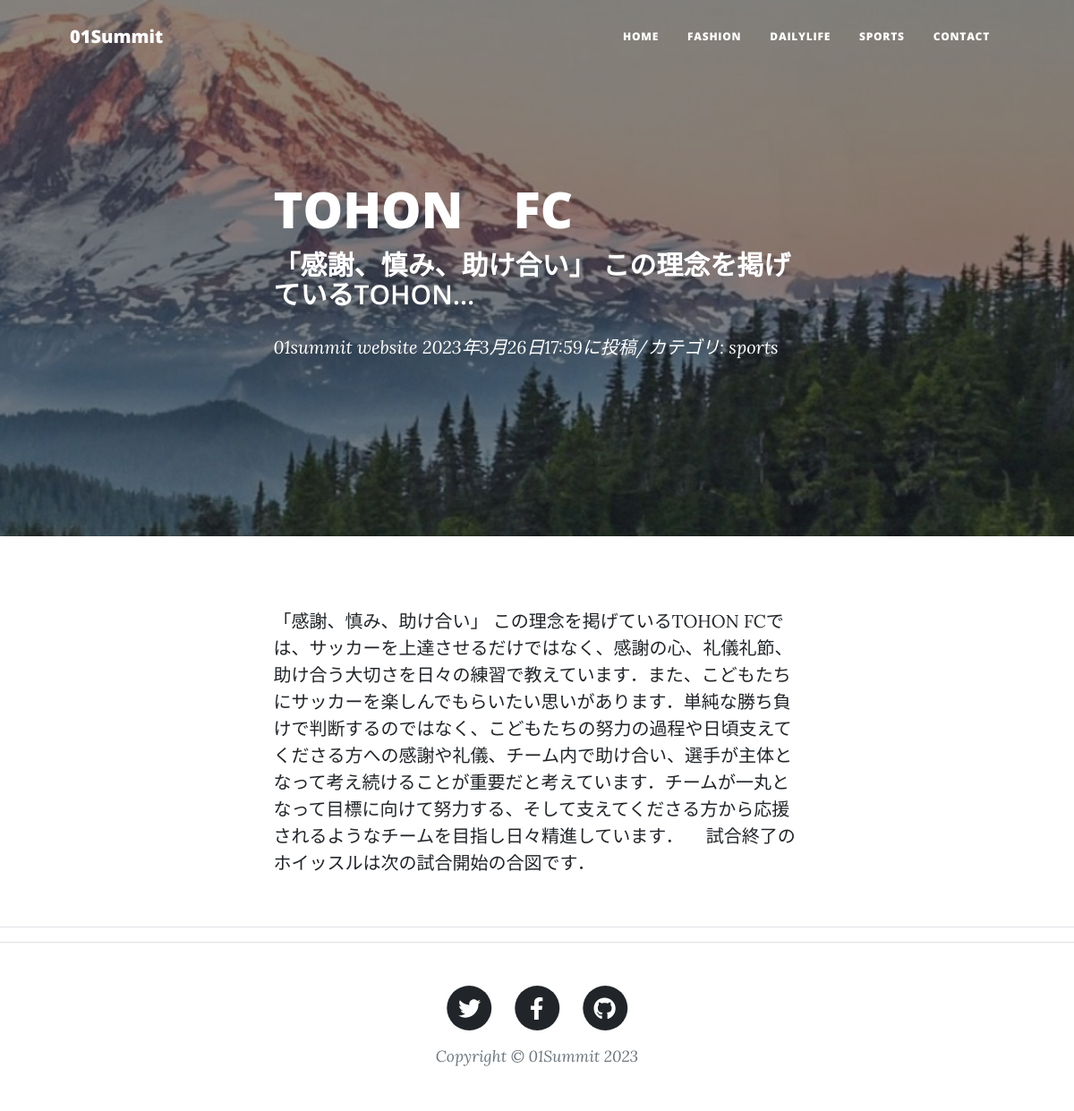
Page /blog-detail/2/ on the committed database.
### blogapp/models.py (models this page shows, shortened)
class BlogPost(models.Model):
    CATEGORY = (('fashion', 'fashion')),(('dailylife','dailylife')),(('sports','sports'))
    title = models.CharField(verbose_name='title',max_length=200)
    content = models.TextField(verbose_name='contnet')
    posted_at = models.DateTimeField(verbose_name='datetime',auto_now_add=True)
    category = models.CharField(verbose_name='category',max_length=50,choices=CATEGORY)

### blogapp/views.py (the view)
# urls.py: path('blog-detail/<int:pk>/', views.blog_detail, name='blog_detail'),
def blog_detail(request, pk):
    record = BlogPost.objects.get(id=pk)
    return render(request, 'post.html', {'object': record})

### blogapp/templates/post.html (shortened to what this page needs)
{% extends 'base.html' %}
{% load static %}
        {% block header %}
        <header class="masthead" style="background-image: url({% static 'assets/img/no3.jpg' %})">
            <div class="container position-relative px-4 px-lg-5">
                <div class="row gx-4 gx-lg-5 justify-content-center">
                    <div class="col-md-10 col-lg-8 col-xl-7">
                        <div class="post-heading">
                            <h1>{{object.title}}</h1>
                            <h2 class="subheading">{{object.content|truncatechars:30}}</h2>
                            <span class="meta">
                                <a href={% url 'blogapp:index' %}> 01summit website </a>
                                {{object.posted_at}}に投稿/カテゴリ:
                                {{object.category}}
                            </span>
                        </div>
                    </div>
                </div>
            </div>
        </header>
        {% endblock %}
        {% block contents %}
        <article class="mb-4">
            <div class="container px-4 px-lg-5">
                <div class="row gx-4 gx-lg-5 justify-content-center">
                    <div class="col-md-10 col-lg-8 col-xl-7">
                        <p>{{object.content}}</p>
                    </div>
                </div>
            </div>
        </article>
        <hr>
        {% endblock %}

### rows in the picture
BlogPost: title "TOHON FC", content "「感謝、慎み、助け合い」 この理念を掲げているTOHON…", posted_at "2023年3月26日17:59", category "sports", content "「感謝、慎み、助け合い」 この理念を掲げているTOHON FCでは、サッカーを上達させるだけではなく、感謝の心、礼儀礼節、助け合う大切さを日々の練習で教えています．また、こどもたちにサッカーを楽しんでもらいたい思いがあります．単純な勝ち負けで判断するのではなく、こどもたちの努力の過程や日頃支えてくださる方への感謝や礼儀、チーム内で助け合い、選手が主体となって考え続けることが重要だと考えています．チームが一丸となって目標に向けて努力する、そして支えてくださる方から応援されるようなチームを目指し日々精進しています． 試合終了のホイッスルは次の試合開始の合図です．"
